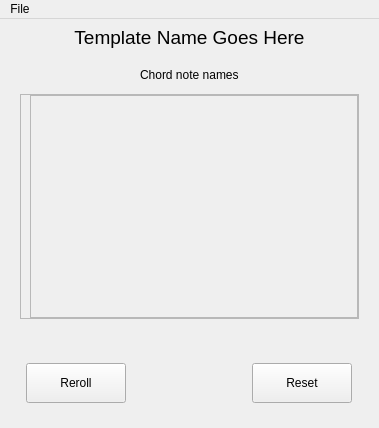
<?xml version="1.0" encoding="UTF-8"?>
<ui version="4.0">
 <class>MainWindow</class>
 <widget class="QMainWindow" name="MainWindow">
  <property name="geometry">
   <rect>
    <x>0</x>
    <y>0</y>
    <width>379</width>
    <height>428</height>
   </rect>
  </property>
  <property name="minimumSize">
   <size>
    <width>375</width>
    <height>420</height>
   </size>
  </property>
  <property name="windowTitle">
   <string>MainWindow</string>
  </property>
  <widget class="QWidget" name="centralwidget">
   <layout class="QVBoxLayout" name="verticalLayout_2">
    <property name="spacing">
     <number>0</number>
    </property>
    <property name="leftMargin">
     <number>20</number>
    </property>
    <property name="topMargin">
     <number>0</number>
    </property>
    <property name="rightMargin">
     <number>20</number>
    </property>
    <property name="bottomMargin">
     <number>0</number>
    </property>
    <item>
     <widget class="QFrame" name="frame">
      <property name="minimumSize">
       <size>
        <width>0</width>
        <height>75</height>
       </size>
      </property>
      <property name="frameShape">
       <enum>QFrame::Shape::NoFrame</enum>
      </property>
      <property name="frameShadow">
       <enum>QFrame::Shadow::Raised</enum>
      </property>
      <layout class="QVBoxLayout" name="verticalLayout_3">
       <property name="spacing">
        <number>0</number>
       </property>
       <property name="leftMargin">
        <number>0</number>
       </property>
       <property name="topMargin">
        <number>0</number>
       </property>
       <property name="rightMargin">
        <number>0</number>
       </property>
       <property name="bottomMargin">
        <number>0</number>
       </property>
       <item>
        <widget class="ClickableLabel" name="template_name_d">
         <property name="sizePolicy">
          <sizepolicy hsizetype="Preferred" vsizetype="Fixed">
           <horstretch>0</horstretch>
           <verstretch>0</verstretch>
          </sizepolicy>
         </property>
         <property name="minimumSize">
          <size>
           <width>0</width>
           <height>36</height>
          </size>
         </property>
         <property name="font">
          <font>
           <pointsize>14</pointsize>
          </font>
         </property>
         <property name="styleSheet">
          <string notr="true">QLabel:hover {
color: rgb(197, 212, 255);
}

</string>
         </property>
         <property name="text">
          <string>Template Name Goes Here</string>
         </property>
         <property name="alignment">
          <set>Qt::AlignmentFlag::AlignCenter</set>
         </property>
        </widget>
       </item>
       <item alignment="Qt::AlignmentFlag::AlignHCenter">
        <widget class="QLabel" name="note_names_d">
         <property name="text">
          <string>Chord note names</string>
         </property>
        </widget>
       </item>
      </layout>
     </widget>
    </item>
    <item>
     <widget class="QFrame" name="frame_2">
      <property name="minimumSize">
       <size>
        <width>0</width>
        <height>225</height>
       </size>
      </property>
      <property name="frameShape">
       <enum>QFrame::Shape::NoFrame</enum>
      </property>
      <property name="frameShadow">
       <enum>QFrame::Shadow::Raised</enum>
      </property>
      <layout class="QVBoxLayout" name="verticalLayout_5">
       <property name="spacing">
        <number>0</number>
       </property>
       <property name="leftMargin">
        <number>0</number>
       </property>
       <property name="topMargin">
        <number>0</number>
       </property>
       <property name="rightMargin">
        <number>0</number>
       </property>
       <property name="bottomMargin">
        <number>0</number>
       </property>
       <item>
        <widget class="QScrollArea" name="scrollArea">
         <property name="minimumSize">
          <size>
           <width>0</width>
           <height>200</height>
          </size>
         </property>
         <property name="maximumSize">
          <size>
           <width>16777215</width>
           <height>16777215</height>
          </size>
         </property>
         <property name="widgetResizable">
          <bool>true</bool>
         </property>
         <widget class="QWidget" name="scrollAreaWidgetContents">
          <property name="geometry">
           <rect>
            <x>0</x>
            <y>0</y>
            <width>335</width>
            <height>221</height>
           </rect>
          </property>
          <layout class="QGridLayout" name="gridLayout_3">
           <property name="topMargin">
            <number>0</number>
           </property>
           <property name="rightMargin">
            <number>0</number>
           </property>
           <property name="bottomMargin">
            <number>0</number>
           </property>
           <property name="spacing">
            <number>0</number>
           </property>
           <item row="1" column="0">
            <widget class="QWidget" name="widget" native="true">
             <layout class="QVBoxLayout" name="verticalLayout">
              <property name="spacing">
               <number>0</number>
              </property>
              <property name="leftMargin">
               <number>0</number>
              </property>
              <property name="topMargin">
               <number>0</number>
              </property>
              <property name="rightMargin">
               <number>0</number>
              </property>
              <property name="bottomMargin">
               <number>0</number>
              </property>
              <item>
               <widget class="QLabel" name="chord_diagram_label_d">
                <property name="font">
                 <font>
                  <family>Cascadia Mono</family>
                  <pointsize>12</pointsize>
                 </font>
                </property>
                <property name="frameShape">
                 <enum>QFrame::Shape::StyledPanel</enum>
                </property>
                <property name="text">
                 <string/>
                </property>
                <property name="alignment">
                 <set>Qt::AlignmentFlag::AlignCenter</set>
                </property>
               </widget>
              </item>
             </layout>
            </widget>
           </item>
          </layout>
         </widget>
        </widget>
       </item>
      </layout>
     </widget>
    </item>
    <item>
     <spacer name="verticalSpacer">
      <property name="orientation">
       <enum>Qt::Orientation::Vertical</enum>
      </property>
      <property name="sizeHint" stdset="0">
       <size>
        <width>20</width>
        <height>10</height>
       </size>
      </property>
     </spacer>
    </item>
    <item>
     <widget class="QFrame" name="frameButtons">
      <property name="minimumSize">
       <size>
        <width>0</width>
        <height>65</height>
       </size>
      </property>
      <property name="frameShape">
       <enum>QFrame::Shape::NoFrame</enum>
      </property>
      <property name="frameShadow">
       <enum>QFrame::Shadow::Raised</enum>
      </property>
      <property name="lineWidth">
       <number>1</number>
      </property>
      <layout class="QVBoxLayout" name="verticalLayout_4">
       <property name="spacing">
        <number>0</number>
       </property>
       <property name="leftMargin">
        <number>0</number>
       </property>
       <property name="topMargin">
        <number>0</number>
       </property>
       <property name="rightMargin">
        <number>0</number>
       </property>
       <property name="bottomMargin">
        <number>0</number>
       </property>
       <item>
        <layout class="QGridLayout" name="gridLayout_2">
         <property name="spacing">
          <number>0</number>
         </property>
         <item row="0" column="2" alignment="Qt::AlignmentFlag::AlignHCenter|Qt::AlignmentFlag::AlignTop">
          <widget class="QPushButton" name="reset_button">
           <property name="minimumSize">
            <size>
             <width>100</width>
             <height>40</height>
            </size>
           </property>
           <property name="maximumSize">
            <size>
             <width>100</width>
             <height>40</height>
            </size>
           </property>
           <property name="text">
            <string>Reset</string>
           </property>
          </widget>
         </item>
         <item row="0" column="0" alignment="Qt::AlignmentFlag::AlignHCenter|Qt::AlignmentFlag::AlignTop">
          <widget class="QPushButton" name="reroll_button">
           <property name="sizePolicy">
            <sizepolicy hsizetype="Minimum" vsizetype="Preferred">
             <horstretch>0</horstretch>
             <verstretch>0</verstretch>
            </sizepolicy>
           </property>
           <property name="minimumSize">
            <size>
             <width>100</width>
             <height>40</height>
            </size>
           </property>
           <property name="maximumSize">
            <size>
             <width>100</width>
             <height>40</height>
            </size>
           </property>
           <property name="styleSheet">
            <string notr="true"/>
           </property>
           <property name="text">
            <string>Reroll</string>
           </property>
          </widget>
         </item>
         <item row="0" column="1">
          <widget class="QLabel" name="label_9">
           <property name="text">
            <string/>
           </property>
          </widget>
         </item>
        </layout>
       </item>
      </layout>
     </widget>
    </item>
   </layout>
  </widget>
  <widget class="QMenuBar" name="menuBar">
   <property name="geometry">
    <rect>
     <x>0</x>
     <y>0</y>
     <width>379</width>
     <height>33</height>
    </rect>
   </property>
   <property name="styleSheet">
    <string notr="true"/>
   </property>
   <widget class="QMenu" name="menuFile">
    <property name="title">
     <string>File</string>
    </property>
    <addaction name="actionTuning"/>
    <addaction name="actionSettings"/>
    <addaction name="actionHelp"/>
   </widget>
   <addaction name="menuFile"/>
  </widget>
  <action name="actionQuit">
   <property name="text">
    <string>Quit</string>
   </property>
  </action>
  <action name="actionHelp">
   <property name="text">
    <string>Help</string>
   </property>
  </action>
  <action name="actionChange_Tuning">
   <property name="text">
    <string>Change Tuning</string>
   </property>
  </action>
  <action name="actionAdd_Tuning">
   <property name="text">
    <string>Add Tuning</string>
   </property>
  </action>
  <action name="actionSettings">
   <property name="text">
    <string>Settings</string>
   </property>
  </action>
  <action name="actionTuning">
   <property name="text">
    <string>Tuning</string>
   </property>
  </action>
 </widget>
 <customwidgets>
  <customwidget>
   <class>ClickableLabel</class>
   <extends>QLabel</extends>
   <header>utils</header>
  </customwidget>
 </customwidgets>
 <resources/>
 <connections/>
</ui>
